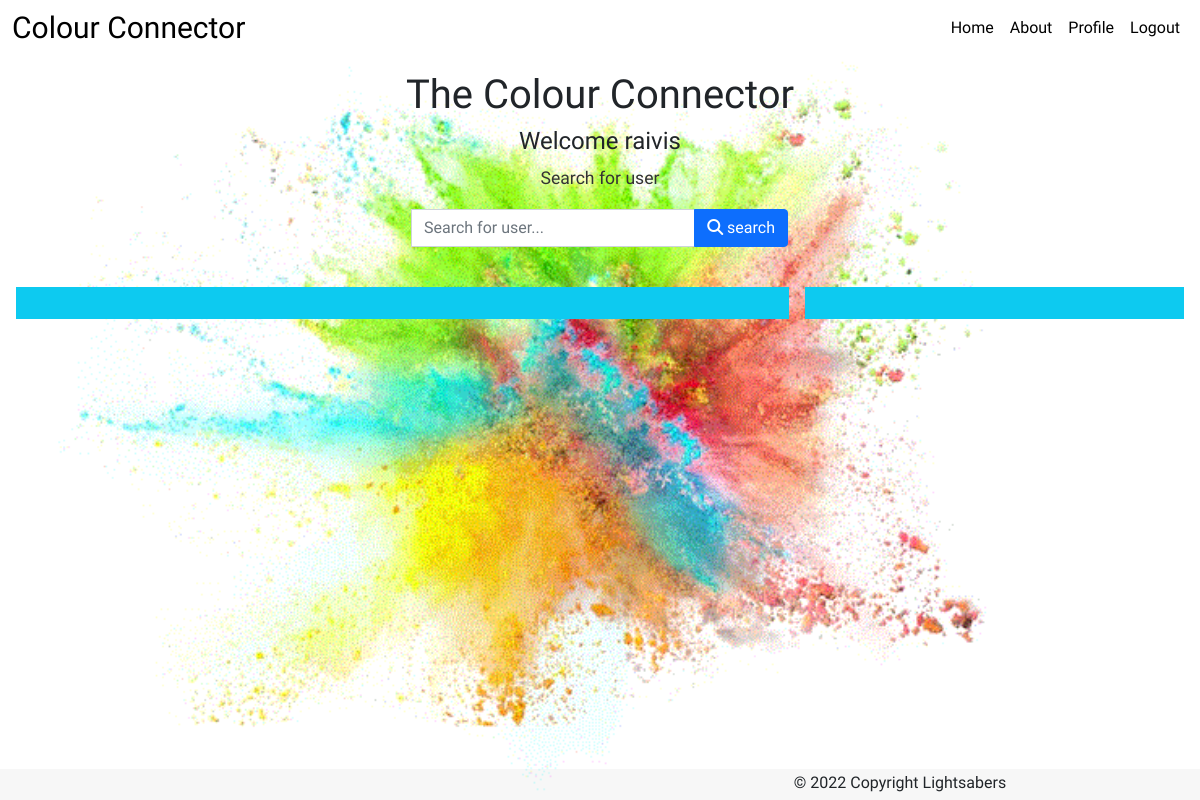
The page /profile/ (signed in) on the database as committed earlier.
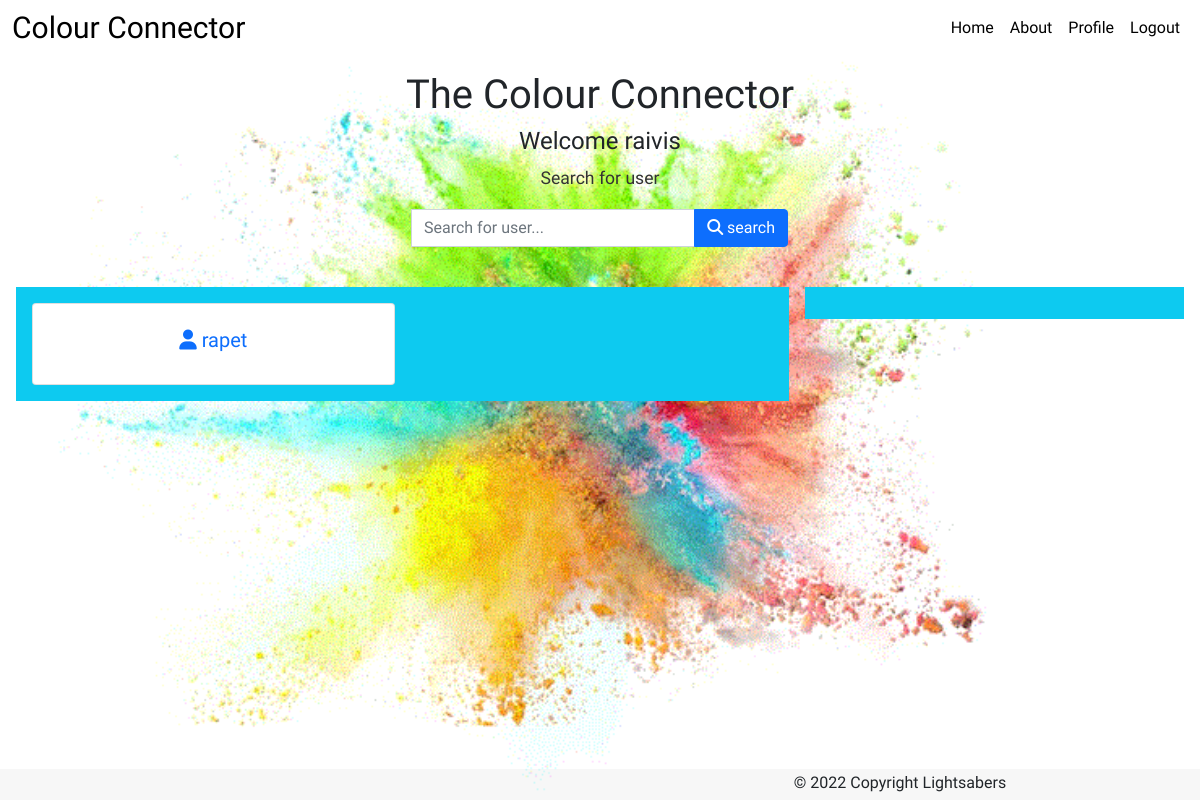
The same page on the database as committed later.
### profiles/models.py (models this page shows, shortened)
class FriendRequest(models.Model):
    user = models.ForeignKey(UserProfile, on_delete=models.CASCADE, related_name='request_user')
    friend = models.ForeignKey(UserProfile, on_delete=models.CASCADE, related_name='friend')
    is_requested = models.BooleanField(default=False)
    is_accepted = models.BooleanField(default=False)

class UserProfile(models.Model):
    user = models.OneToOneField(User, on_delete=models.CASCADE, related_name='profile')
    fav_color = models.ForeignKey(Color, on_delete=models.CASCADE, null=True)
    slug = models.SlugField(unique=True)
    def get_absolute_url(self):
        return reverse('user_profile', args=[self.slug])
    def __str__(self):
        return self.user.username

### profiles/views.py (the view, shortened to what this page needs)
# urls.py: path('profile/', include('profiles.urls')),
@login_required
def profile(request):
    user = get_object_or_404(UserProfile, user=request.user)
    friend = None
    def get_requests_received(user):
        requests_received = FriendRequest.objects.filter(friend=user, is_accepted=False)
        return requests_received
    def get_all_friend_list(user):
        friend_list = FriendRequest.objects.filter(
            Q(user=user, is_accepted=True) | Q(friend=user, is_accepted=True))
        return friend_list
    def get_requests_sent(user):
        requests_sent = FriendRequest.objects.filter(
            user=user, is_requested=True, is_accepted=False)
        return requests_sent
    def get_search_form(user):
        form = User.objects.exclude(username=user).values_list('username', flat=True)
        return form
    def get_messages_received(user):
        messages_received = Post.objects.filter(receiver=user)
        return messages_received
    context = {
        'messages_received': get_messages_received(user),
        'friend': friend,
        'friend_list': get_all_friend_list(user),
        'requests_received': get_requests_received(user),
        'requests_sent': get_requests_sent(user),
        'form': get_search_form(user)
    }
    return render(request, 'profiles/profile.html', context)

### profiles/templates/profiles/profile.html (shortened to what this page needs)
{% extends 'base.html' %} {% load static %} {% block extra_js %} {% endblock %}
{% block content %}
<div class="container h-100">
  <div class="h-100 align-items-center">
    <div class="col-12 text-center">
      <h1 class="heading">The Colour Connector</h1>
      <h4 class="heading">Welcome {{user.username}}</h4>
      <div class="panel panel-default">
        <div class="panel-heading">
          <p class="panel-title">Search for user</p>
        </div>
        {% include 'includes/user-search-form.html' %}
        <div class="row gx-3 gy-2">
          <div class="col-12 col-sm-8">
            <div class="col-12 m-2 p-3 bg-info">
              <div class="row gx-3 gy-2">
                {% include 'includes/friend-list.html' %}
              </div>
            </div>
          </div>
            <div class="col-12 col-sm-4">
              <div class="col-12 m-2 p-3 bg-info">
                </div>
              </div>
            </div>
        </div>
      </div>
    </div>
  </div>
</div>
{% endblock %}

### profiles/templates/includes/friend-list.html
{% if friend_list %} {% for friend in friend_list %}
<div class="col-md-6">
  <div class="card">
    <a
      class="nav-link"
      href="{% if user != friend.user.user %} {{friend.user.get_absolute_url}} {% else %} {{friend.friend.get_absolute_url}} {% endif %}"
    >
      <div class="card-body">
        <h5 class="card-title">
          <i class="fas fa-solid fa-user"></i>
          {% if user != friend.user.user %} {{friend.user.user}} {% else %}{{friend.friend.user}} {% endif %}
        </h5>
      </div>
    </a>
  </div>
</div>
{% endfor %} {% endif %}

Rows that differ between the two databases and show on the page:
added FriendRequest: user.user "rapet"
